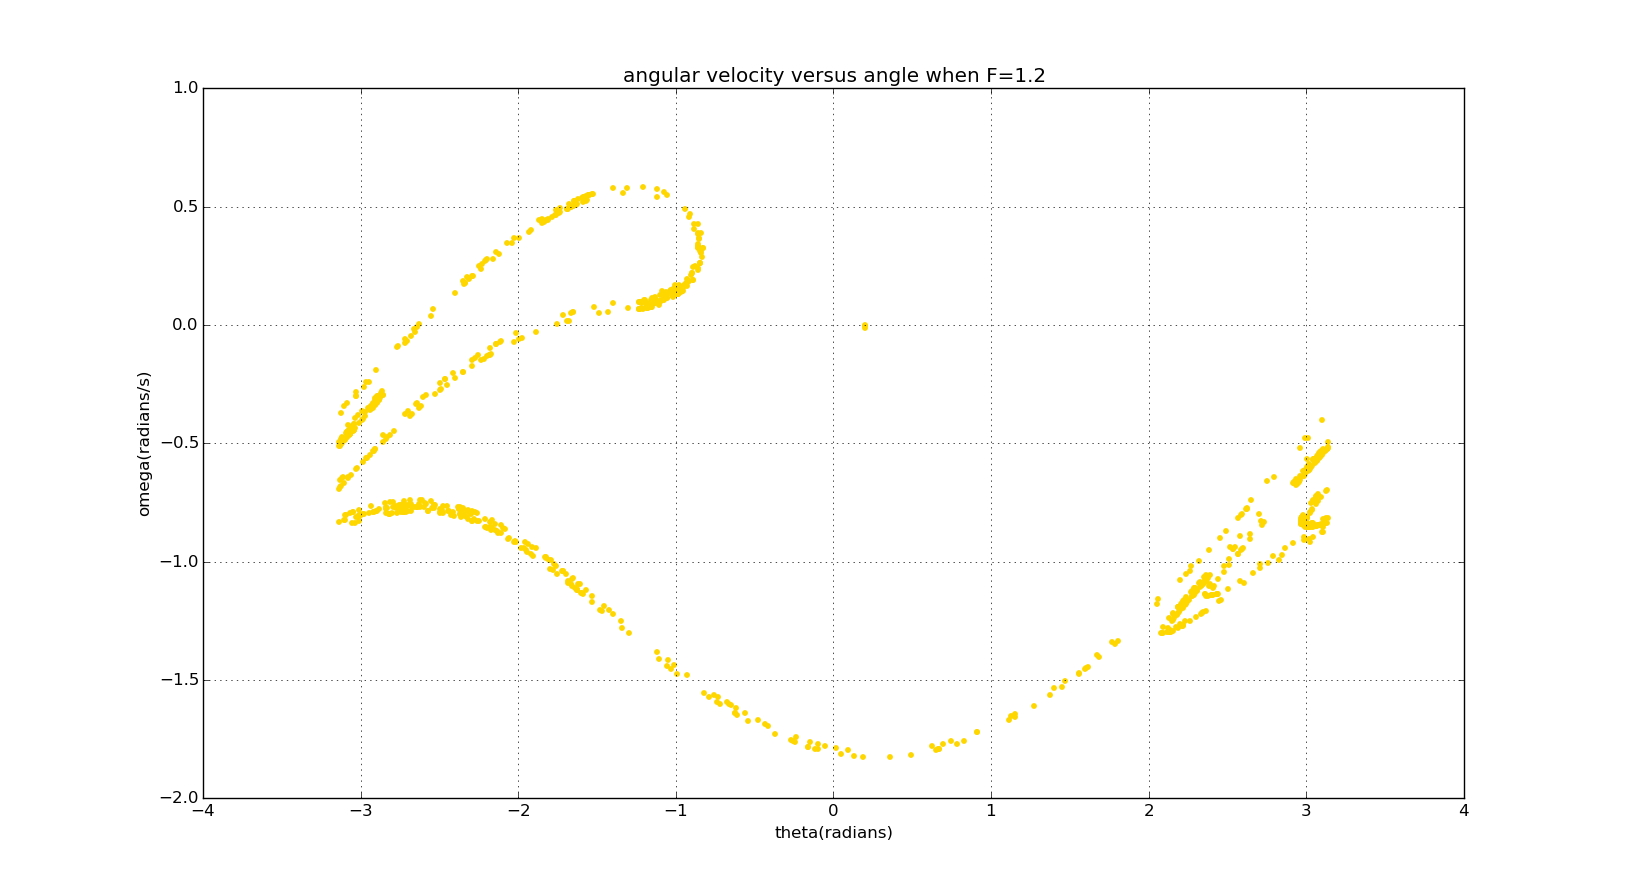

Recreate this plot in Python.
from __future__ import division
from math import *
from pylab import *

def change_amp(F):
    q = 0.5
    l = 9.8
    g = 9.8
    f = 2/3
    dt = pi/100
    theta0 = 0.2
    omega0 = 0
    angle = [theta0]
    avelo = [omega0]
    t = [0]
    an=[theta0]
    av=[omega0] 
    while t[-1] < 3000*pi:
        avelo_new = avelo[-1] - ((g/l)*sin(angle[-1]) + q*avelo[-1] - F*sin(f*t[-1]))*dt
        avelo.append(avelo_new)
        angle_new = angle[-1] + avelo[-1]*dt
        while angle_new > pi:
            angle_new -= 2*pi
        while angle_new < -pi:
            angle_new += 2*pi
        angle.append(angle_new)

        if t[-1]%(3*pi) <= dt:
            an.append(angle_new)
            av.append(avelo_new)

        t_new = t[-1] + dt
        t.append(t_new)
        

    return an,av


ang = change_amp(1.2)[0]
ave = change_amp(1.2)[1]



scatter(ang,ave,s=10,color='gold')



title('angular velocity versus angle when F=1.2')
xlabel('theta(radians)')
ylabel('omega(radians/s)')

grid(True)



show()
